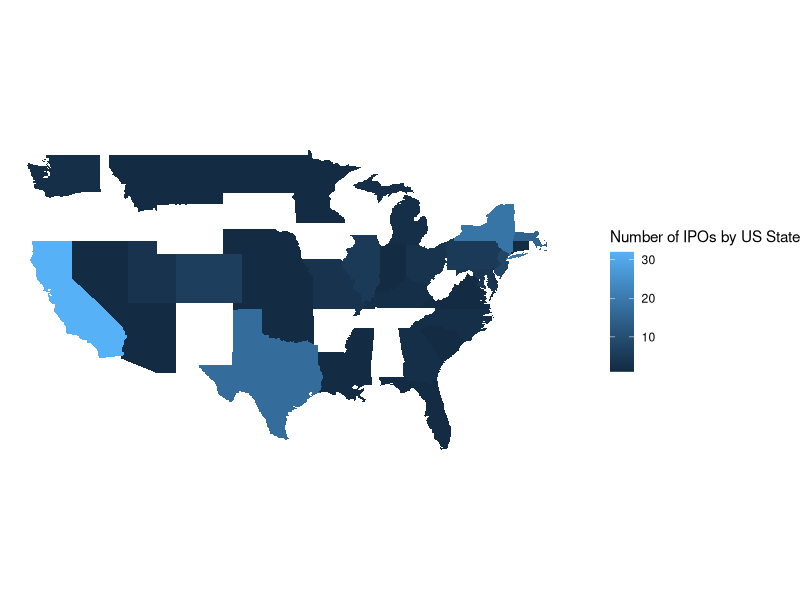
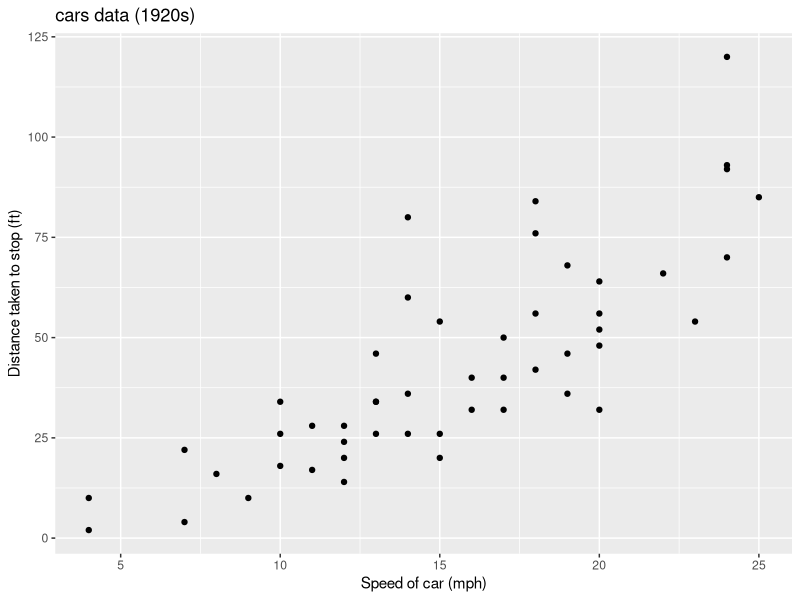

The R script that drew these images, in order:
## ---- chunk 1
knitr::opts_chunk$set(echo = TRUE, fig.align="center")
library(tidyverse)
## ---- chunk 2
IPO <- read_csv("IPOList.csv")

usa_states <- map_data(map = "state", region = ".") 

counted_stocks <- IPO %>%
  group_by(stateCountry)%>%
  summarise(tot_stocks = length(unique(Symbol)))

key <- data.frame(
  state_abbrev = c("AL", "AK", "AZ", "AR", "CA", "CO", "CT", "DE", "FL", "GA", "HI", "ID", "IL", "IN", "IA", "KS", "KY", "LA", "ME", "MD", "MA", "MI", "MN", "MS", "MO", "MT", "NE", "NV", "NH", "NJ", "NM", "NY", "NC", "ND", "OH", "OK", "OR", "PA", "RI", "SC", "SD", "TN", "TX", "UT", "VT", "VA", "WA", "WV", "WI", "WY"),
  
  state_fullname = c("Alabama", "Alaska", "Arizona", "Arkansas", "California", "Colorado", "Connecticut", "Delaware", "Florida", "Georgia", "Hawaii", "Idaho", "Illinois", "Indiana", "Iowa", "Kansas", "Kentucky", "Louisiana", "Maine", "Maryland", "Massachusetts", "Michigan", "Minnesota", "Mississippi", "Missouri", "Montana", "Nebraska", "Nevada", "New Hampshire", "New Jersey", "New Mexico", "New York", "North Carolina", "North Dakota", "Ohio", "Oklahoma", "Oregon", "Pennsylvania", "Rhode Island", "South Carolina", "South Dakota", "Tennessee", "Texas", "Utah", "Vermont", "Virginia", "Washington", "West Virginia", "Wisconsin", "Wyoming")
  
)

final_data <- left_join(counted_stocks, key, by = c("stateCountry" = "state_abbrev"))%>%
  mutate(state_fullname = tolower(state_fullname)) %>%
  left_join(usa_states, by = c("state_fullname" = "region"))



ggplot(final_data, aes(map_id = state_fullname)) +
  geom_map(aes(fill = tot_stocks), map = usa_states) +
  expand_limits(x = usa_states$long, y = usa_states$lat) + 
  theme_void() +
  coord_fixed(ratio = 1.3) +
  labs(fill = "Number of IPOs by US State")
## ---- chunk 3
library(kableExtra)
summary(cars) %>%
  kable(col.names = c("Speed", "Distance")
        , row.names = F) %>%
  kable_styling(bootstrap_options = "striped"
                , full_width = F) %>%
  row_spec(0, bold = T, underline = T) %>%
  column_spec(1:2, width = "1.5in") 
## ---- chunk 4
ggplot(data = cars, aes(x = speed, y = dist)) + 
  geom_point() + 
  labs(x = "Speed of car (mph)"
       , y = "Distance taken to stop (ft)"
       , title = "cars data (1920s)")
